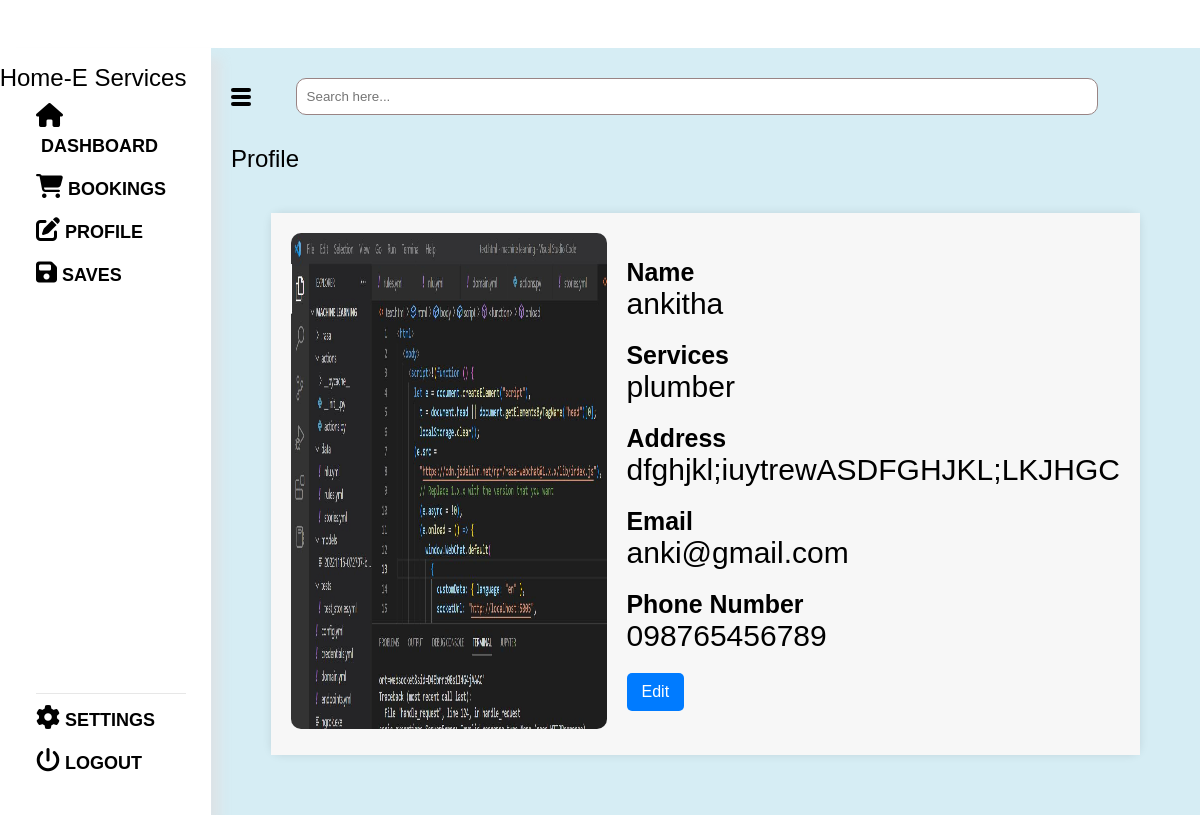
Page /sp_dash_profile (signed in) on the committed database.
### app1/models.py (models this page shows, shortened)
class Vendor(models.Model):
    vendorname=models.ForeignKey(User,on_delete=models.CASCADE)
    name=models.CharField(max_length=122,default=False)
    email=models.CharField(max_length=122)
    pas1=models.CharField(max_length=50)
    ph_no=models.CharField(max_length=50,null=True)
    services=models.CharField(max_length=122,default=False)
    image=models.ImageField(upload_to='images',blank=True,null=True)
    confirm=models.BooleanField(default=False)
    address=models.CharField(max_length=1000,null=True)
    desp=models.CharField(max_length=1000,null=True)

### app1/views.py (the view)
# urls.py: path("sp_dash_profile",views.sp_dash_profile,name="sp_dash_profile"),
def sp_dash_profile(request):
    user=request.user
    sp=Vendor.objects.filter(vendorname=user)
    return render(request,"sp_dash_profile.html",{"sp":sp})

### templates/sp_dash_profile.html (shortened to what this page needs)
{% extends "sp_dash_main.html" %}
{% block heading %}
Profile
{% endblock heading %}
{% block body %}
{% for s in sp %}
<div class="container">
  <div class="card">
    <div class="card-content">
      <div>
        <img class="card-img" src="{{s.image.url}}" alt="Image">
      </div>
      <div>
        <div class="info">
          <h5>Name</h5>
          <p>{{s.name}}</p>
        </div>
        <div class="info">
          <h5>Services</h5>
          <p>{{s.services}}</p>
        </div>
        <div class="info">
          <h5>Address</h5>
          <p>{{s.address}}</p>
        </div>
        <div class="info">
          <h5>Email</h5>
          <p>{{s.email}}</p>
        </div>
        <div class="info">
          <h5>Phone Number</h5>
          <p>{{s.ph_no}}</p>
        </div>
        <button class="btn-glossy edit-button" onclick="showForm()">Edit</button>
      </div>
    </div>
  </div>
</div>
{% endfor %}
{% endblock body %}

### app1/static/style.css (style rules this page uses)
:root { --header-height: 3rem; --first-color:#B0DAFF; --first-color-dark: #C1576A; --first-color-darken: #A83E51; --white-color: #576CBC; --body-font: 'Poppins', sans-serif; --big-font-size: 2.5rem; --normal-font-size: .938rem; --z-fixed: 100; }
@media screen and (min-width:901px)and (max-width:1200px) { :root { --big-font-size: 5rem; --normal-font-size: 1.5rem; } }
*,::before,::after { box-sizing: border-box; }
body { margin: var(--header-height) 0 0 0; padding: 0; font-family: var(--body-font); font-size: var(--normal-font-size); font-weight: 500; }
h1,p,ul { margin: 0; }
img { max-width: 100%; height: auto; }

### rows in the picture
Vendor: image (picture), name "ankitha", services "plumber", address "dfghjkl;iuytrewASDFGHJKL;LKJHGC", email "anki@gmail.com", ph_no "098765456789"
